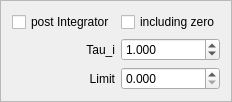
       <widget class="QFrame" name="frame_post_integrator">
        <property name="sizePolicy">
         <sizepolicy hsizetype="Expanding" vsizetype="Preferred">
          <horstretch>1</horstretch>
          <verstretch>0</verstretch>
         </sizepolicy>
        </property>
        <property name="toolTip">
         <string>&lt;html&gt;&lt;head/&gt;&lt;body&gt;&lt;p&gt;&lt;span style=&quot; font-weight:600;&quot;&gt;Post integrator&lt;/span&gt;&lt;br/&gt;(advanced)&lt;/p&gt;&lt;p&gt;Post integrator can especially be used with balance control, where there may be need of either a clean integrator or an integrator with a zero at some (high) frequency.&lt;/p&gt;&lt;p&gt;If not including zero, then probably a Tau_i=1 should be used.&lt;br/&gt;The Tau_i is multiplied to the denominator of the function (including zero or not).&lt;/p&gt;&lt;/body&gt;&lt;/html&gt;</string>
        </property>
        <property name="frameShape">
         <enum>QFrame::StyledPanel</enum>
        </property>
        <property name="frameShadow">
         <enum>QFrame::Raised</enum>
        </property>
        <layout class="QGridLayout" name="gridLayout_7">
         <item row="0" column="0">
          <widget class="QCheckBox" name="checkBox_post_integrator">
           <property name="toolTip">
            <string>&lt;html&gt;&lt;head/&gt;&lt;body&gt;&lt;p&gt;When &lt;span style=&quot; font-style:italic;&quot;&gt;not&lt;/span&gt; checked, then no post-integrator is added, and Kz=1 (in the controller overview block diagram)&lt;/p&gt;&lt;p&gt;When checked, then the selected post-integrator settings are enforced.&lt;/p&gt;&lt;/body&gt;&lt;/html&gt;</string>
           </property>
           <property name="text">
            <string>post Integrator</string>
           </property>
          </widget>
         </item>
         <item row="0" column="1">
          <widget class="QCheckBox" name="checkBox_post_integrator_zero">
           <property name="toolTip">
            <string>&lt;html&gt;&lt;head/&gt;&lt;body&gt;&lt;p&gt;If checked, then Kz (in the block overview diagram) is Kz=1, if not checked, then Kz=0.&lt;/p&gt;&lt;/body&gt;&lt;/html&gt;</string>
           </property>
           <property name="text">
            <string>including zero</string>
           </property>
          </widget>
         </item>
         <item row="1" column="0">
          <widget class="QLabel" name="label_post_tau_i">
           <property name="text">
            <string>Tau_i</string>
           </property>
           <property name="alignment">
            <set>Qt::AlignRight|Qt::AlignTrailing|Qt::AlignVCenter</set>
           </property>
          </widget>
         </item>
         <item row="1" column="1">
          <widget class="QDoubleSpinBox" name="edit_post_tau_i">
           <property name="sizePolicy">
            <sizepolicy hsizetype="Expanding" vsizetype="Fixed">
             <horstretch>0</horstretch>
             <verstretch>0</verstretch>
            </sizepolicy>
           </property>
           <property name="toolTip">
            <string>&lt;html&gt;&lt;head/&gt;&lt;body&gt;&lt;p&gt;&lt;span style=&quot; font-weight:600;&quot;&gt;Time constant for zero in integrator term&lt;/span&gt;&lt;/p&gt;&lt;p&gt;With zero&lt;/p&gt;&lt;p&gt;G = (tau_i s + 1)/(tau_i s)&lt;/p&gt;&lt;p&gt;Without zero&lt;/p&gt;&lt;p&gt;G = 1/(tau_i s)&lt;/p&gt;&lt;p&gt;&lt;br/&gt;&lt;/p&gt;&lt;/body&gt;&lt;/html&gt;</string>
           </property>
           <property name="decimals">
            <number>3</number>
           </property>
           <property name="value">
            <double>1.000000000000000</double>
           </property>
          </widget>
         </item>
         <item row="2" column="0">
          <widget class="QLabel" name="label_post_limit">
           <property name="text">
            <string>Limit</string>
           </property>
           <property name="alignment">
            <set>Qt::AlignRight|Qt::AlignTrailing|Qt::AlignVCenter</set>
           </property>
          </widget>
         </item>
         <item row="2" column="1">
          <widget class="QDoubleSpinBox" name="edit_post_integrator_limit">
           <property name="sizePolicy">
            <sizepolicy hsizetype="Expanding" vsizetype="Fixed">
             <horstretch>0</horstretch>
             <verstretch>0</verstretch>
            </sizepolicy>
           </property>
           <property name="toolTip">
            <string>&lt;html&gt;&lt;head/&gt;&lt;body&gt;&lt;p&gt;&lt;span style=&quot; font-weight:600;&quot;&gt;Integrator limit&lt;/span&gt;&lt;/p&gt;&lt;p&gt;Limits the integrator value (symetrically around 0.0).&lt;/p&gt;&lt;p&gt;If no zero, then this effectively also limits the output.&lt;/p&gt;&lt;/body&gt;&lt;/html&gt;</string>
           </property>
           <property name="decimals">
            <number>3</number>
           </property>
           <property name="maximum">
            <double>9999.989999999999782</double>
           </property>
          </widget>
         </item>
        </layout>
       </widget>
